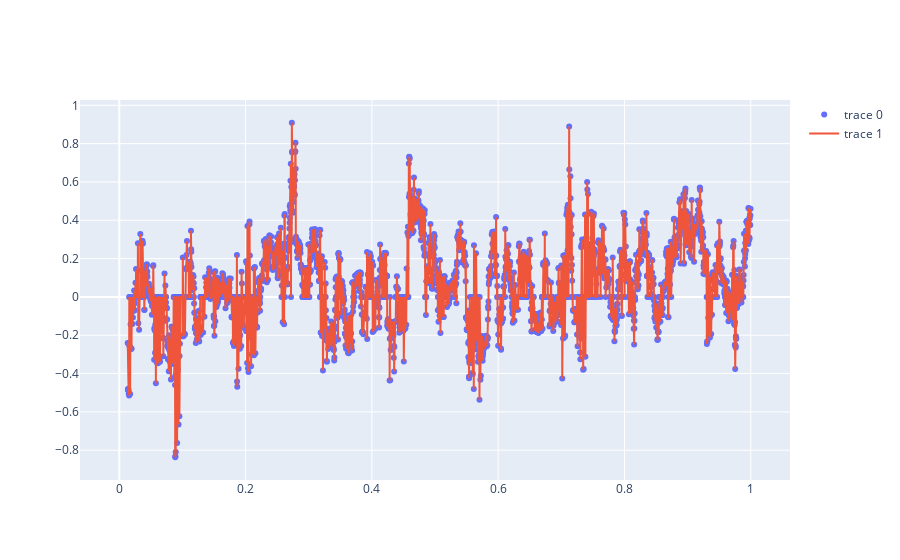
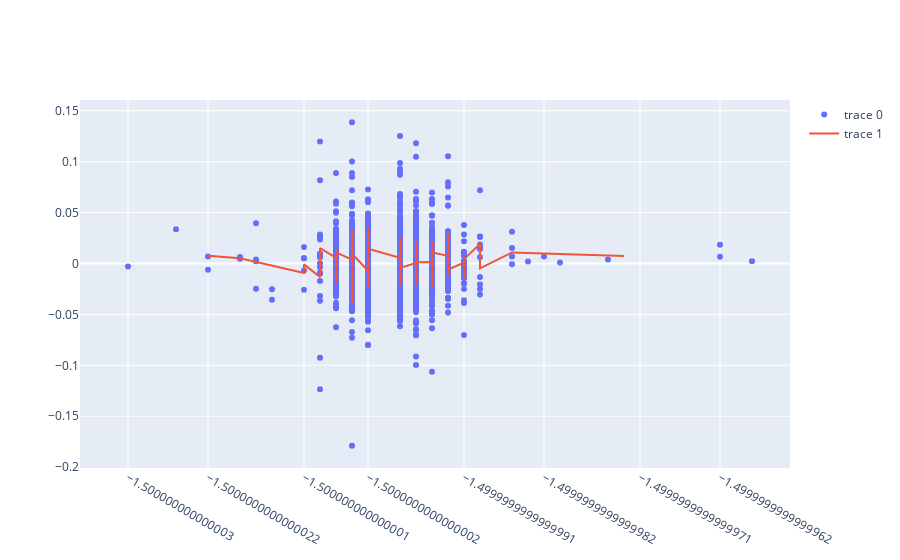

The notebook cell these images were saved under, in order:
### Code cell
window = 50
df__ = df_[df_["MSFT_GLD_ret_prod_x_AAPL_GLD_ret_prod"].shift(1) < df_["MSFT_GLD_ret_prod_x_AAPL_GLD_ret_prod"].shift(1).rolling(20).mean()]
col = "JPM_XOM_ret_prod_kurt3"
corr1 = df__[col].rolling(window).corr(df__["target"])
print(corr1.std())
fig = go.Figure()
fig.add_trace(go.Scatter(x=np.linspace(0,1, len(corr1)),y = corr1, mode = "markers"))
fig.add_trace(go.Scatter(x=np.linspace(0,1, len(corr1)),y = corr1, mode = "lines"))
fig.show()

ws = 5

x = df__[col].to_numpy()
y = df__["target"].to_numpy()
#x = np.log1p(x)**0.05
ind = np.argsort(x)
x = x[ind]
y = y[ind]
x_ = [np.mean(x[i*ws:(i+1)*ws]) for i in range (len(x)//ws)]
y_ = [np.mean(y[i*ws:(i+1)*ws]) for i in range (len(x)//ws)]

print(corr1.std())
fig = go.Figure()
fig.add_trace(go.Scatter(y=y,x = x, mode = "markers"))
fig.add_trace(go.Scatter(y=y_,x = x_, mode = "lines"))
fig.show()

### Figure 1 — Plotly figure (JSON) as saved in the notebook; plotly's stock layout.template omitted (floating-point values rounded to 4 significant figures; data arrays with more than 128 entries replaced by an {"elided": "..."} marker saying what was removed)
{"data": [{"mode": "markers", "type": "scatter", "x": {"elided": "3656 float values"}, "y": {"elided": "3656 float values"}}, {"mode": "lines", "type": "scatter", "x": {"elided": "3656 float values"}, "y": {"elided": "3656 float values"}}], "layout": {}}

### Figure 2 — Plotly figure (JSON) as saved in the notebook; plotly's stock layout.template omitted (floating-point values rounded to 4 significant figures; data arrays with more than 128 entries replaced by an {"elided": "..."} marker saying what was removed)
{"data": [{"mode": "markers", "type": "scatter", "x": {"elided": "3656 float values"}, "y": {"elided": "3656 float values"}}, {"mode": "lines", "type": "scatter", "x": {"elided": "731 float values"}, "y": {"elided": "731 float values"}}], "layout": {}}
